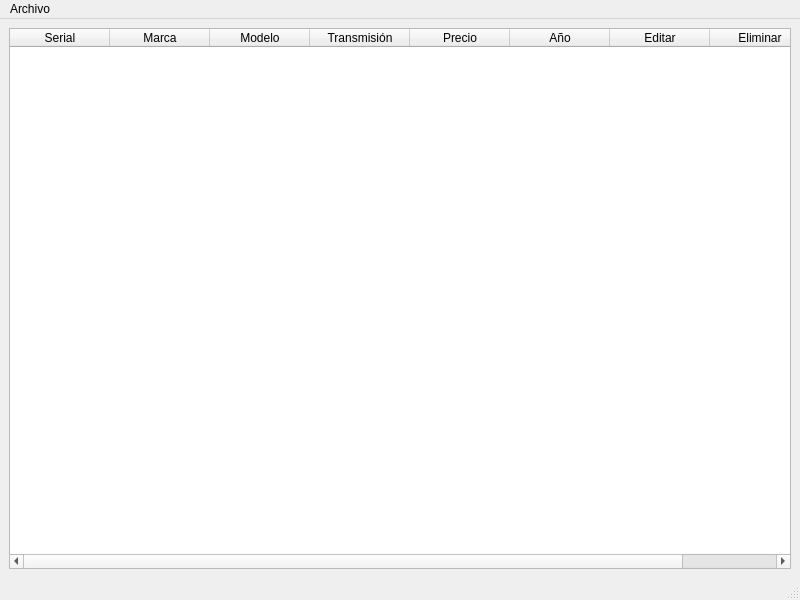
<?xml version="1.0" encoding="UTF-8"?>
<ui version="4.0">
 <class>mainCarsTable</class>
 <widget class="QMainWindow" name="mainCarsTable">
  <property name="geometry">
   <rect>
    <x>0</x>
    <y>0</y>
    <width>800</width>
    <height>600</height>
   </rect>
  </property>
  <property name="windowTitle">
   <string>Carros</string>
  </property>
  <widget class="QWidget" name="centralwidget">
   <layout class="QHBoxLayout" name="horizontalLayout">
    <item>
     <widget class="QTableWidget" name="carsTableWidget">
      <column>
       <property name="text">
        <string>Serial</string>
       </property>
      </column>
      <column>
       <property name="text">
        <string>Marca</string>
       </property>
      </column>
      <column>
       <property name="text">
        <string>Modelo</string>
       </property>
      </column>
      <column>
       <property name="text">
        <string>Transmisión</string>
       </property>
      </column>
      <column>
       <property name="text">
        <string>Precio</string>
       </property>
      </column>
      <column>
       <property name="text">
        <string>Año</string>
       </property>
      </column>
      <column>
       <property name="text">
        <string>Editar</string>
       </property>
      </column>
      <column>
       <property name="text">
        <string>Eliminar</string>
       </property>
      </column>
     </widget>
    </item>
   </layout>
  </widget>
  <widget class="QMenuBar" name="menubar">
   <property name="geometry">
    <rect>
     <x>0</x>
     <y>0</y>
     <width>800</width>
     <height>26</height>
    </rect>
   </property>
   <widget class="QMenu" name="menuArchivo">
    <property name="title">
     <string>Archivo</string>
    </property>
    <addaction name="newCarFormButton"/>
    <addaction name="quitCarsFormButton"/>
   </widget>
   <addaction name="menuArchivo"/>
  </widget>
  <widget class="QStatusBar" name="statusbar"/>
  <action name="newCarFormButton">
   <property name="text">
    <string>Nuevo Carro</string>
   </property>
  </action>
  <action name="quitCarsFormButton">
   <property name="text">
    <string>Salir</string>
   </property>
  </action>
 </widget>
 <resources/>
 <connections/>
</ui>
